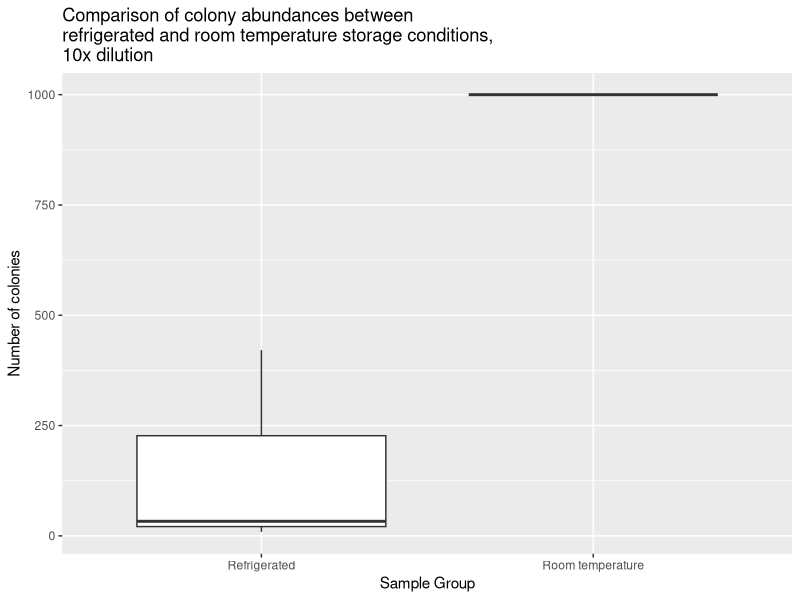
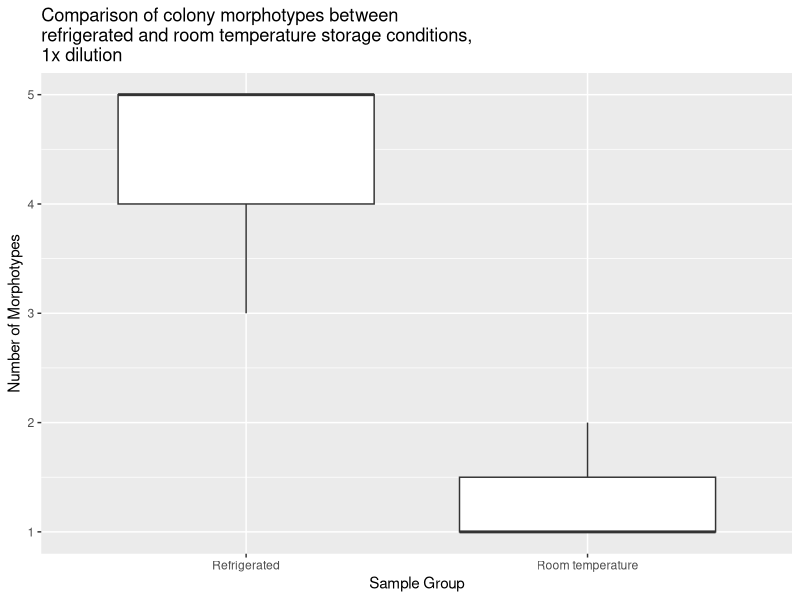

Source code (R) for these figures, in order:
## ---- chunk 1
knitr::opts_chunk$set(echo = FALSE, message = FALSE, warning = FALSE)
## ---- chunk 2
library("ggplot2")
library("dplyr")
library("tidyr")
library("readr")
library("broom")
library("knitr")
## ---- chunk 3
# read in the culture data from csv
culture_data <- read_csv(
  "data/raw_data/Raw_culture_count_data/Culturing_data.csv")
## ---- chunk 4
# filter out only my 100x dilutions and make a boxplot
culture_data %>%
  filter(student_name == "Kris Choi") %>%
  filter(dilution_1_10_or_100 == "1") %>%
  ggplot(aes(x = sample_group,
             y = number_of_colonies)) +
  geom_boxplot() +
  ggtitle(paste
          ("Comparison of colony abundances between
refrigerated and room temperature storage conditions,
10x dilution")) +
  xlab("Sample Group") +
  ylab("Number of colonies")
## ---- chunk 5
# run a statistical test to compare the two groups of abundances
culture_data %>%
  filter(student_name == "Kris Choi") %>%
  filter(dilution_1_10_or_100 == "1") %>%
  wilcox.test(data = .,
              number_of_colonies ~ sample_group) %>%
  broom::glance(x = .) %>%
  knitr::kable()
## ---- chunk 6
# filter out only my 100x dilutions and make a boxplot
culture_data %>%
  filter(student_name == "Kris Choi") %>%
  filter(dilution_1_10_or_100 == "1") %>%
  ggplot(aes(x = sample_group,
             y = as.numeric(number_of_morphotypes))) +
  geom_boxplot() +
  ggtitle(paste("Comparison of colony morphotypes between
refrigerated and room temperature storage conditions,
1x dilution")) +
  xlab("Sample Group") +
  ylab("Number of Morphotypes")
## ---- chunk 7
# run a statistical test to compare the two groups of morphotypes
culture_data %>%
  filter(student_name == "Kris Choi") %>%
  filter(dilution_1_10_or_100 == "1") %>%
  wilcox.test(data = .,
              as.numeric(number_of_morphotypes) ~ sample_group) %>%
  broom::glance(x = .) %>%
  knitr::kable()
